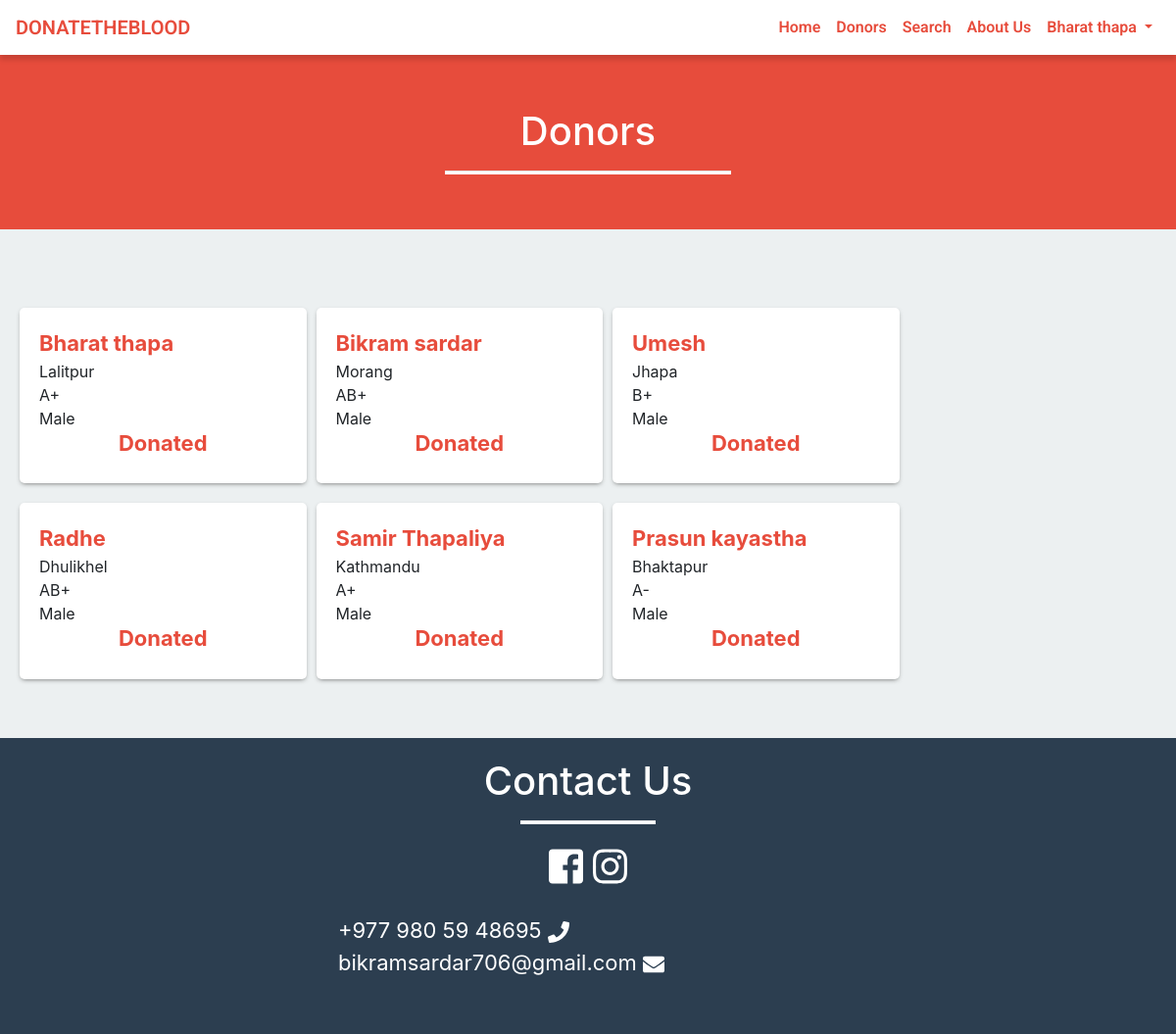
The app's page /donor.php (signed in) with its own data.
### tables this page shows
CREATE TABLE `donor` (
  `id` int(11) NOT NULL,
  `name` varchar(50) NOT NULL,
  `gender` varchar(10) NOT NULL,
  `email` varchar(50) NOT NULL,
  `city` varchar(50) NOT NULL,
  `dob` varchar(20) NOT NULL,
  `contact_no` varchar(16) NOT NULL,
  `save_life_date` varchar(20) NOT NULL,
  `password` varchar(100) NOT NULL,
  `blood_group` varchar(10) NOT NULL,
  `type` enum('user','admin','doctor') NOT NULL
);

### donor.php (the view, shortened to what this page needs)
<?php
	include ('include/header.php');
?>
<div class="container-fluid red-background size">
	<div class="row">
		<div class="col-md-6 offset-md-3">
			<h1 class="text-center">Donors</h1>
			<hr class="white-bar">
		</div>
	</div>
</div>
<div class="container" style="padding: 60px 0;">
	<div class="row data">
	<?php
	    $sql = "SELECT * FROM donor";
		$result = mysqli_query($connection, $sql);
		if(mysqli_num_rows($result)>0){
			while ($row = mysqli_fetch_assoc($result)) {
				if($row['save_life_date']=='0'){
					echo '<div class="col-md-3 col-sm-12 col-lg-3 donors_data">
					<span class="name">'.$row['name'].'</span>
					<span>'.$row['city'].'</span>
					<span>'.$row['blood_group'].'</span>
					<span>'.$row['gender'].'</span>
					<span>'.$row['email'].'</span>
					<span>'.$row['contact_no'].'</span>
					</div>';
				}else{
					    $start = date_create("");
									$end = date_create();
									$diff = date_diff($start, $end);
									$diffMonth = $diff->m;
									 if( $diffMonth >=3){
										echo '<div class="col-md-3 col-sm-12 col-lg-3 donors_data">
										<span class="name">'.$row['name'].'</span>
										<span>'.$row['city'].'</span>
										<span>'.$row['blood_group'].'</span>
										<span>'.$row['gender'].'</span>
										<span>'.$row['email'].'</span>
										<span>'.$row['contact_no'].'</span>
										</div>';
									 }else{
										echo '
					<div class="col-md-3 col-sm-12 col-lg-3 donors_data">
					<span class="name">'.$row['name'].'</span>
					<span>'.$row['city'].'</span>
					<span>'.$row['blood_group'].'</span>
					<span>'.$row['gender'].'</span>
					<h4 class="name text-center">Donated</h4>
					</div>';
					 }
				}
			}
		}
	?>
	</div>
</div>
<?php
	include ('include/footer.php');
?>

### css/styles.css (style rules this page uses)
h1, h2, h3, h4, h5, h6 { color: #5f6468; }
h1 { font-weight: 300; font-size: 40px; }
h3, h4 { font-weight: 300; }

### css/custom.css (style rules this page uses)
.white-bar { height: 3px; width: 50%; color: white; background-color: white; }
.red-background { background-color: #e74c3c; min-height: 460px; height: auto; padding: 10px }

### donor.php (style rules this page uses)
.size { min-height: 0px; padding: 60px 0 40px 0; }
h1 { color: white; }
span { display: block; }
.name { color: #e74c3c; font-size: 22px; font-weight: 700; }
.donors_data { background-color: white; border-radius: 5px; margin:20px 5px 0px 5px; -webkit-box-shadow: 0px 2px 5px -2px rgba(89,89,89,0.95); -moz-box-shadow: 0px 2px 5px -2px rgba(89,89,89,0.95); box-shadow: 0px 2px 5px -2px rgba(89,89,89,0.95); padding: 20px; }

### records on screen
donor: name "Bharat thapa", city "Lalitpur", blood_group "A+", gender "Male"
donor: name "Bikram sardar", city "Morang", blood_group "AB+", gender "Male"
donor: name "Umesh", city "Jhapa", blood_group "B+", gender "Male"
donor: name "Radhe", city "Dhulikhel", blood_group "AB+", gender "Male"
donor: name "Samir Thapaliya", city "Kathmandu", blood_group "A+", gender "Male"
donor: name "Prasun kayastha", city "Bhaktapur", blood_group "A-", gender "Male"

### other values on screen
$_SESSION['name'] "Bharat thapa"
